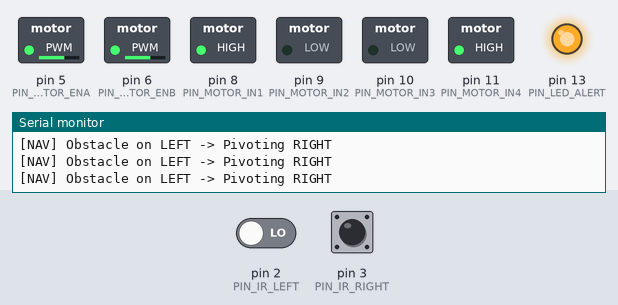
The sketch below on a simulated Arduino Uno, built with avr-gcc and run on an emulated ATmega328P. Shown: switched loads named in the sketch (green lamp = pin HIGH), output pins drawn as LEDs (lit = HIGH), the last lines printed to the serial monitor. Dashed ring = blinking. Inputs (shaded band) come from the test bench; at power-on: pin 3 (PIN_IR_RIGHT) HIGH, pin 2 (PIN_IR_LEFT) LOW.

Above: at 2.3 s.
2.4 s: pin 3 (PIN_IR_RIGHT) driven LOW
At 2.69 s:
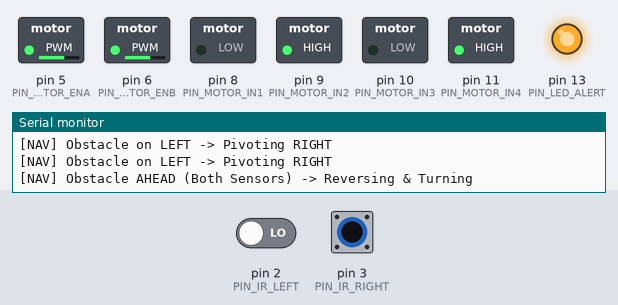
5.4 s: pin 2 (PIN_IR_LEFT) driven HIGH
At 6.7 s:
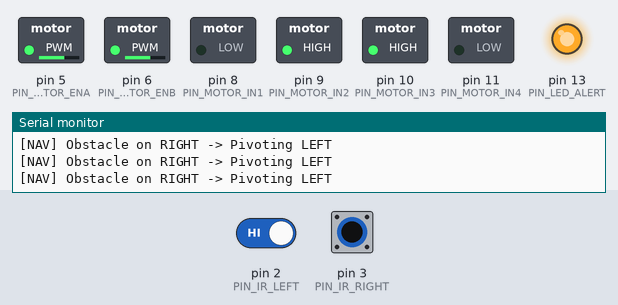
7.0 s: pin 3 (PIN_IR_RIGHT) driven HIGH
At 8.3 s:
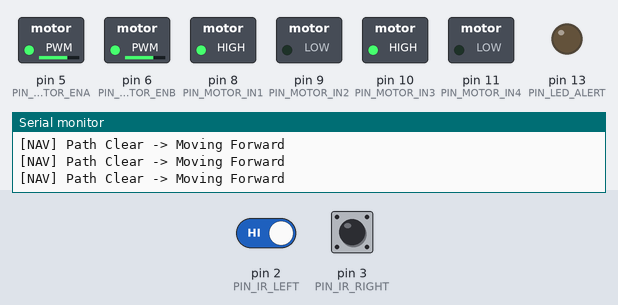
8.6 s: pin 2 (PIN_IR_LEFT) driven LOW
At 9.8 s:
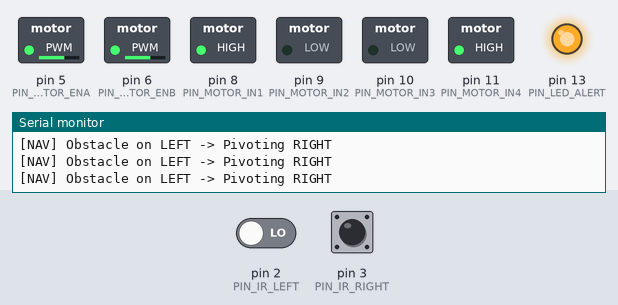
10.1 s: pin 3 (PIN_IR_RIGHT) pulsed LOW 5 times (0.12 s each, 0.3 s apart)
At 11.2 s:
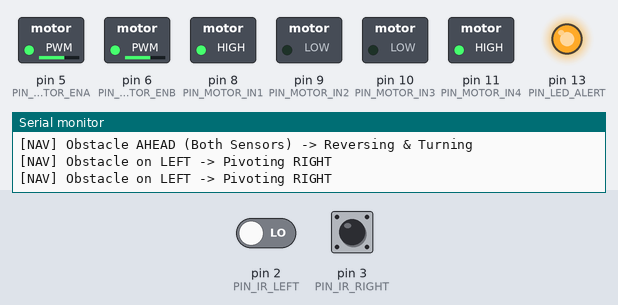
Timing chart, 0 to 13.3 s (numbered marks = the images above; inputs shaded):
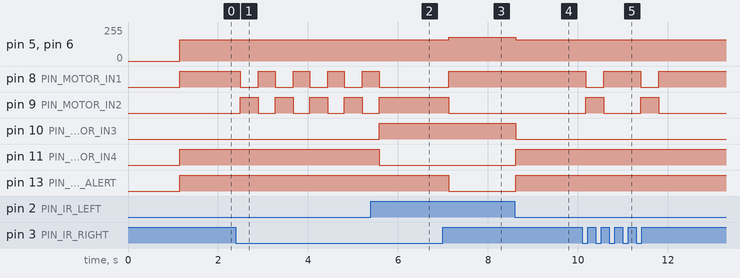

The sketch:

Obstacle_Avoiding_Robot.ino
```cpp
/*
 * Project: Autonomous Obstacle Avoiding Robot
 * Course: CSE260 (Digital Logic Design)
 * Department of Computer Science and Engineering, BRAC University
 *
 * Description:
 * Autonomous mobile robot utilizing dual infrared (IR) proximity sensors
 * and an L298N dual H-bridge motor driver to detect obstacles and execute
 * evasive steering maneuvers.
 *
 * Hardware Pin Mapping:
 * - Left IR Sensor (Digital OUT)  -> Arduino Pin 2
 * - Right IR Sensor (Digital OUT) -> Arduino Pin 3
 * - Motor A (Left) IN1            -> Arduino Pin 8
 * - Motor A (Left) IN2            -> Arduino Pin 9
 * - Motor B (Right) IN3           -> Arduino Pin 10
 * - Motor B (Right) IN4           -> Arduino Pin 11
 * - Motor A Enable (ENA)          -> Arduino Pin 5 (PWM)
 * - Motor B Enable (ENB)          -> Arduino Pin 6 (PWM)
 */

// ================= Pin Definitions =================
const int PIN_IR_LEFT   = 2;  // Left IR Obstacle Sensor OUT
const int PIN_IR_RIGHT  = 3;  // Right IR Obstacle Sensor OUT

const int PIN_MOTOR_IN1 = 8;  // Left Motor Forward
const int PIN_MOTOR_IN2 = 9;  // Left Motor Backward
const int PIN_MOTOR_IN3 = 10; // Right Motor Forward
const int PIN_MOTOR_IN4 = 11; // Right Motor Backward

const int PIN_MOTOR_ENA = 5;  // Left Motor Speed (PWM)
const int PIN_MOTOR_ENB = 6;  // Right Motor Speed (PWM)

// Optional status LED and buzzer pins
const int PIN_LED_ALERT = 13; // Builtin LED or alert indicator

// ================= Speed Constants =================
// PWM speed values range from 0 (halt) to 255 (maximum speed)
const int SPEED_NORMAL = 180; // Standard cruising speed
const int SPEED_TURN   = 160; // Controlled pivot / turning speed

// Sensor logic definitions
// Standard active-low IR modules:
// LOW (0) = Obstacle detected (light reflected)
// HIGH (1) = Clear path (no reflection)
const int OBSTACLE_DETECTED = LOW;
const int PATH_CLEAR        = HIGH;

void setup() {
  // Initialize Serial interface for debugging
  Serial.begin(9600);
  Serial.println("==================================================");
  Serial.println("  AUTONOMOUS OBSTACLE AVOIDING ROBOT INITIALIZING ");
  Serial.println("  Department of CSE - BRAC University             ");
  Serial.println("==================================================");

  // Configure Sensor Inputs
  pinMode(PIN_IR_LEFT, INPUT);
  pinMode(PIN_IR_RIGHT, INPUT);

  // Configure Motor Control Outputs
  pinMode(PIN_MOTOR_IN1, OUTPUT);
  pinMode(PIN_MOTOR_IN2, OUTPUT);
  pinMode(PIN_MOTOR_IN3, OUTPUT);
  pinMode(PIN_MOTOR_IN4, OUTPUT);

  pinMode(PIN_MOTOR_ENA, OUTPUT);
  pinMode(PIN_MOTOR_ENB, OUTPUT);

  pinMode(PIN_LED_ALERT, OUTPUT);

  // Initial stop state
  stopMotors();
  delay(1000);
  Serial.println("[SYSTEM READY] Autonomous navigation starting...");
}

void loop() {
  // Read sensor states
  int leftStatus  = digitalRead(PIN_IR_LEFT);
  int rightStatus = digitalRead(PIN_IR_RIGHT);

  // Digital Logic Decision Tree
  // Case 1: Both Paths Clear (Left = HIGH, Right = HIGH)
  if (leftStatus == PATH_CLEAR && rightStatus == PATH_CLEAR) {
    digitalWrite(PIN_LED_ALERT, LOW);
    moveForward();
    Serial.println("[NAV] Path Clear -> Moving Forward");
  }
  // Case 2: Obstacle on Left (Left = LOW, Right = HIGH)
  // Action: Steer Right to avoid obstacle
  else if (leftStatus == OBSTACLE_DETECTED && rightStatus == PATH_CLEAR) {
    digitalWrite(PIN_LED_ALERT, HIGH);
    pivotRight();
    Serial.println("[NAV] Obstacle on LEFT -> Pivoting RIGHT");
    delay(200); // Brief turn duration for trajectory correction
  }
  // Case 3: Obstacle on Right (Left = HIGH, Right = LOW)
  // Action: Steer Left to avoid obstacle
  else if (leftStatus == PATH_CLEAR && rightStatus == OBSTACLE_DETECTED) {
    digitalWrite(PIN_LED_ALERT, HIGH);
    pivotLeft();
    Serial.println("[NAV] Obstacle on RIGHT -> Pivoting LEFT");
    delay(200); // Brief turn duration for trajectory correction
  }
  // Case 4: Obstacle Directly Ahead (Both Sensors Detect Obstacle)
  // Action: Reverse and make an evasive spin
  else {
    digitalWrite(PIN_LED_ALERT, HIGH);
    Serial.println("[NAV] Obstacle AHEAD (Both Sensors) -> Reversing & Turning");
    moveBackward();
    delay(400); // Reverse away from dead-end
    pivotRight();
    delay(350); // Spin 90-180 degrees
  }

  delay(20); // Loop pacing
}

// ================= Movement Primitive Functions =================

void setMotorSpeeds(int leftSpeed, int rightSpeed) {
  analogWrite(PIN_MOTOR_ENA, leftSpeed);
  analogWrite(PIN_MOTOR_ENB, rightSpeed);
}

void moveForward() {
  setMotorSpeeds(SPEED_NORMAL, SPEED_NORMAL);
  digitalWrite(PIN_MOTOR_IN1, HIGH);
  digitalWrite(PIN_MOTOR_IN2, LOW);
  digitalWrite(PIN_MOTOR_IN3, HIGH);
  digitalWrite(PIN_MOTOR_IN4, LOW);
}

void moveBackward() {
  setMotorSpeeds(SPEED_TURN, SPEED_TURN);
  digitalWrite(PIN_MOTOR_IN1, LOW);
  digitalWrite(PIN_MOTOR_IN2, HIGH);
  digitalWrite(PIN_MOTOR_IN3, LOW);
  digitalWrite(PIN_MOTOR_IN4, HIGH);
}

void pivotLeft() {
  // Left motor reversed/stopped, Right motor forward
  setMotorSpeeds(SPEED_TURN, SPEED_TURN);
  digitalWrite(PIN_MOTOR_IN1, LOW);
  digitalWrite(PIN_MOTOR_IN2, HIGH);
  digitalWrite(PIN_MOTOR_IN3, HIGH);
  digitalWrite(PIN_MOTOR_IN4, LOW);
}

void pivotRight() {
  // Left motor forward, Right motor reversed/stopped
  setMotorSpeeds(SPEED_TURN, SPEED_TURN);
  digitalWrite(PIN_MOTOR_IN1, HIGH);
  digitalWrite(PIN_MOTOR_IN2, LOW);
  digitalWrite(PIN_MOTOR_IN3, LOW);
  digitalWrite(PIN_MOTOR_IN4, HIGH);
}

void stopMotors() {
  setMotorSpeeds(0, 0);
  digitalWrite(PIN_MOTOR_IN1, LOW);
  digitalWrite(PIN_MOTOR_IN2, LOW);
  digitalWrite(PIN_MOTOR_IN3, LOW);
  digitalWrite(PIN_MOTOR_IN4, LOW);
}
```

Measured:
- after the input at 2.4 s, pin 8 (PIN_MOTOR_IN1): alternates HIGH for 0.37 s and LOW for 0.40 s, starting after 0.10 s; pin 9 (PIN_MOTOR_IN2): alternates HIGH for 0.40 s and LOW for 0.37 s, starting after 0.10 s
- after the input at 5.4 s, pin 8 (PIN_MOTOR_IN1): goes on until 5.6 s, then stays LOW; pin 9 (PIN_MOTOR_IN2): goes on until 5.6 s, then stays HIGH; pin 10 (PIN_MOTOR_IN3): LOW → HIGH after 0.18 s; pin 11 (PIN_MOTOR_IN4): HIGH → LOW after 0.18 s
- after the input at 7.0 s, pin 5 (PIN_MOTOR_ENA), pin 6 (PIN_MOTOR_ENB): 160/255 → 180/255 after 0.12 s; pin 8 (PIN_MOTOR_IN1): LOW → HIGH after 0.12 s; pin 9 (PIN_MOTOR_IN2), pin 13 (PIN_LED_ALERT): HIGH → LOW after 0.12 s
- after the input at 8.6 s, pin 5 (PIN_MOTOR_ENA), pin 6 (PIN_MOTOR_ENB): 180/255 → 160/255 at once; pin 10 (PIN_MOTOR_IN3): HIGH → LOW at once; pin 11 (PIN_MOTOR_IN4), pin 13 (PIN_LED_ALERT): LOW → HIGH at once
- after the input at 10.1 s, pin 8 (PIN_MOTOR_IN1): alternates HIGH for 0.81 s and LOW for 0.40 s, 4 changes in all, then stays HIGH, starting after 0.08 s; pin 9 (PIN_MOTOR_IN2): alternates HIGH for 0.40 s and LOW for 0.81 s, 4 changes in all, then stays LOW, starting after 0.08 s
